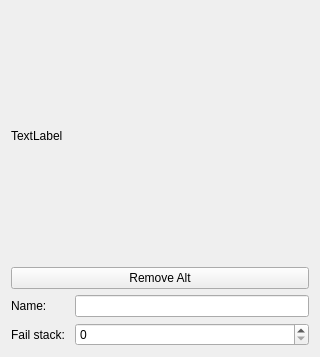
<?xml version="1.0" encoding="UTF-8"?>
<ui version="4.0">
 <class>alt_Widget</class>
 <widget class="QWidget" name="alt_Widget">
  <property name="geometry">
   <rect>
    <x>0</x>
    <y>0</y>
    <width>320</width>
    <height>355</height>
   </rect>
  </property>
  <property name="windowTitle">
   <string>Form</string>
  </property>
  <layout class="QVBoxLayout" name="verticalLayout">
   <item>
    <widget class="QLabel" name="lblPicture">
     <property name="sizePolicy">
      <sizepolicy hsizetype="Preferred" vsizetype="Expanding">
       <horstretch>0</horstretch>
       <verstretch>0</verstretch>
      </sizepolicy>
     </property>
     <property name="minimumSize">
      <size>
       <width>0</width>
       <height>250</height>
      </size>
     </property>
     <property name="text">
      <string>TextLabel</string>
     </property>
    </widget>
   </item>
   <item>
    <widget class="QPushButton" name="cmdRemove">
     <property name="focusPolicy">
      <enum>Qt::NoFocus</enum>
     </property>
     <property name="text">
      <string>Remove Alt</string>
     </property>
    </widget>
   </item>
   <item>
    <layout class="QGridLayout" name="gridLayout">
     <item row="0" column="0">
      <widget class="QLabel" name="label">
       <property name="text">
        <string>Name:</string>
       </property>
      </widget>
     </item>
     <item row="1" column="0">
      <widget class="QLabel" name="label_2">
       <property name="text">
        <string>Fail stack: </string>
       </property>
      </widget>
     </item>
     <item row="0" column="1">
      <widget class="QLineEdit" name="txtName"/>
     </item>
     <item row="1" column="1">
      <widget class="NoScrollSpin" name="spinFS"/>
     </item>
    </layout>
   </item>
  </layout>
 </widget>
 <customwidgets>
  <customwidget>
   <class>NoScrollSpin</class>
   <extends>QSpinBox</extends>
   <header location="global">BDO_Enhancement_Tool.Qt_common</header>
  </customwidget>
 </customwidgets>
 <resources/>
 <connections/>
</ui>
